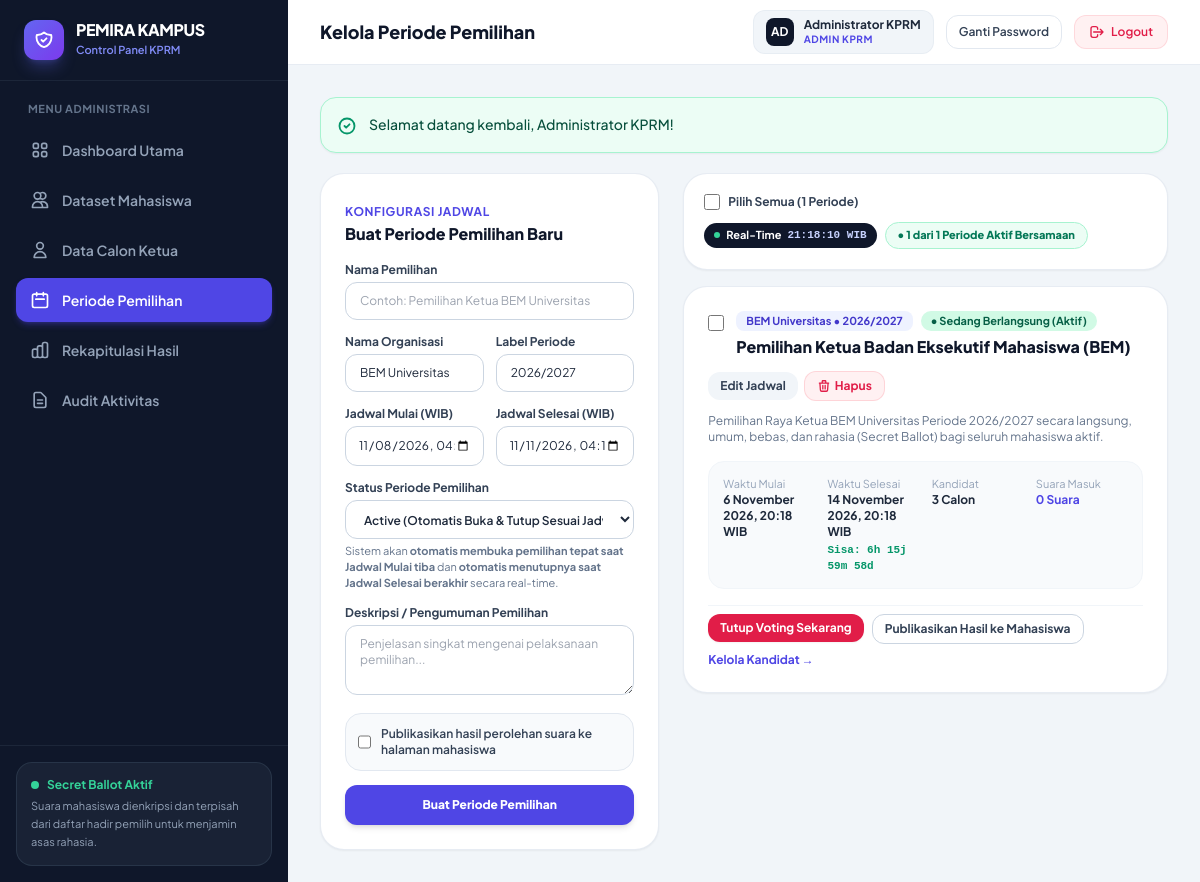
Page /admin/elections (signed in) on the committed database.
### tables this page shows
CREATE TABLE `elections` (
    `id` INT UNSIGNED AUTO_INCREMENT PRIMARY KEY,
    `title` VARCHAR(200) NOT NULL,
    `organization_name` VARCHAR(150) NOT NULL DEFAULT 'BEM Universitas',
    `period_label` VARCHAR(50) NOT NULL DEFAULT '2026/2027',
    `description` TEXT NULL,
    `start_time` DATETIME NOT NULL,
    `end_time` DATETIME NOT NULL,
    `status` ENUM('draft', 'active', 'closed') NOT NULL DEFAULT 'draft',
    `is_result_published` TINYINT(1) NOT NULL DEFAULT 0 COMMENT '1 = Mahasiswa dapat melihat hasil akhir',
    `created_at` DATETIME NOT NULL DEFAULT CURRENT_TIMESTAMP,
    `updated_at` DATETIME NOT NULL DEFAULT CURRENT_TIMESTAMP ON UPDATE CURRENT_TIMESTAMP,
    INDEX `idx_elections_status` (`status`)
);

### app/Views/admin/elections.php (the view, shortened to what the rows shown need)
<div class="grid grid-cols-1 lg:grid-cols-12 gap-6 items-start">
    <div class="lg:col-span-7 space-y-4">
        <?php foreach ($elections as $el): ?>
            <?php
                $tState = \App\Models\Election::getTimeState($el);
                $isEditingThis = ($editElection && (int) $editElection['id'] === (int) $el['id']);
            ?>
            <div class="election-card bg-white rounded-3xl p-5 sm:p-6 border <?= $isEditingThis ? 'border-indigo-500 ring-2 ring-indigo-500/15' : 'border-slate-200/80' ?> shadow-sm transition">
                <div class="flex flex-wrap items-start justify-between gap-3 mb-3">
                    <div class="flex items-start gap-3">
                        <input type="checkbox"
                               value="<?= (int) $el['id'] ?>"
                               data-title="<?= e($el['title']) ?>"
                               onchange="syncElectionSelection()"
                               class="election-checkbox mt-1 w-4 h-4 rounded border-slate-300 text-indigo-600 focus:ring-indigo-500 cursor-pointer">
                        <div>
                            <div class="flex flex-wrap items-center gap-2 mb-1">
                                <span class="px-2.5 py-0.5 rounded-lg bg-indigo-50 text-indigo-700 font-bold text-[11px]">
                                    <?= e($el['organization_name']) ?> &bull; <?= e($el['period_label']) ?>
                                </span>
                                <?php if ($tState['can_vote']): ?>
                                    <span class="px-2.5 py-0.5 rounded-full bg-emerald-100 text-emerald-800 font-bold text-[11px]">
                                        ● <?= e($tState['label']) ?>
                                    </span>
                                <?php elseif ($tState['code'] === 'before_start'): ?>
                                    <span class="px-2.5 py-0.5 rounded-full bg-indigo-100 text-indigo-800 font-bold text-[11px]">
                                        ⏳ <?= e($tState['label']) ?>
                                    </span>
                                <?php else: ?>
                                    <span class="px-2.5 py-0.5 rounded-full bg-slate-100 text-slate-700 font-bold text-[11px]">
                                        <?= e($tState['label']) ?>
                                    </span>
                                <?php endif; ?>
                            </div>
                            <h4 class="text-base font-extrabold text-slate-900"><?= e($el['title']) ?></h4>
                        </div>
                    </div>
                    <div class="flex items-center gap-1.5 shrink-0">
                        <a href="<?= url('/admin/elections?edit_id=' . (int) $el['id']) ?>"
                           class="px-3 py-1.5 rounded-xl bg-slate-100 hover:bg-indigo-50 text-slate-700 hover:text-indigo-700 font-bold text-xs transition">
                            Edit Jadwal
                        </a>
                        <button type="button"
                                onclick='openSingleDeleteElectionModal(<?= json_encode([
                                    "id"         => (int) $el["id"],
                                    "title"      => (string) $el["title"],
                                    "org"        => (string) $el["organization_name"],
                                    "period"     => (string) $el["period_label"],
                                    "candidates" => (int) $el["candidate_count"],
                                    "votes"      => (int) $el["vote_count"],
                                ], JSON_HEX_APOS | JSON_HEX_QUOT) ?>)'
                                class="inline-flex items-center gap-1 px-3 py-1.5 rounded-xl bg-rose-50 hover:bg-rose-100 text-rose-600 border border-rose-200/80 font-bold text-xs transition"
                                title="Hapus Periode Pemilihan">
                            <svg class="w-3.5 h-3.5" fill="none" stroke="currentColor" stroke-width="2.2" viewBox="0 0 24 24">
                                <path stroke-linecap="round" stroke-linejoin="round" d="M19 7l-.867 12.142A2 2 0 0116.138 21H7.862a2 2 0 01-1.995-1.858L5 7m5 4v6m4-6v6m1-10V4a1 1 0 00-1-1h-4a1 1 0 00-1 1v3M4 7h16"/>
                            </svg>
                            <span>Hapus</span>
                        </button>
                    </div>
                </div>
                <?php if (!empty($el['description'])): ?>
                    <p class="text-xs text-slate-500 mb-4"><?= e($el['description']) ?></p>
                <?php endif; ?>
                <div class="grid grid-cols-2 sm:grid-cols-4 gap-3 p-3.5 rounded-2xl bg-slate-50 border border-slate-100 text-xs mb-4">
                    <div>
                        <span class="text-slate-400 block text-[11px]">Waktu Mulai</span>
                        <strong class="text-slate-800"><?= format_indo_datetime($el['start_time']) ?></strong>
                    </div>
                    <div>
                        <span class="text-slate-400 block text-[11px]">Waktu Selesai</span>
                        <strong class="text-slate-800"><?= format_indo_datetime($el['end_time']) ?></strong>
                        <?php if ($tState['can_vote']): ?>
                            <span data-admin-countdown="<?= (int) strtotime((string) $el['end_time']) * 1000 ?>"
                                  class="block font-mono text-[11px] font-extrabold text-emerald-600 mt-0.5">
                            </span>
                        <?php endif; ?>
                    </div>
                    <div>
                        <span class="text-slate-400 block text-[11px]">Kandidat</span>
                        <strong class="text-slate-800"><?= (int) $el['candidate_count'] ?> Calon</strong>
                    </div>
                    <div>
                        <span class="text-slate-400 block text-[11px]">Suara Masuk</span>
                        <strong class="text-indigo-600"><?= (int) $el['vote_count'] ?> Suara</strong>
                    </div>
                </div>
                <div class="flex flex-wrap items-center justify-between gap-2 pt-2 border-t border-slate-100 text-xs">
                    <div class="flex flex-wrap gap-2">
                        <?php if ($el['status'] !== 'active'): ?>
                            <form action="<?= url('/admin/elections/status') ?>" method="POST" class="inline">
                                <?= csrf_field() ?>
                                <input type="hidden" name="id" value="<?= (int) $el['id'] ?>">
                                <input type="hidden" name="status" value="active">
                                <button type="submit" class="px-3 py-1.5 rounded-xl bg-emerald-600 hover:bg-emerald-700 text-white font-bold shadow-sm transition">
                                    Aktifkan Periode
                                </button>
                            </form>
                        <?php else: ?>
                            <form action="<?= url('/admin/elections/status') ?>" method="POST" class="inline">
                                <button type="submit" class="px-3 py-1.5 rounded-xl bg-rose-600 hover:bg-rose-700 text-white font-bold shadow-sm transition">
                                    Tutup Voting Sekarang
                                </button>
                            </form>
                        <?php endif; ?>
                        <form action="<?= url('/admin/elections/publish') ?>" method="POST" class="inline">
                            <button type="submit" class="px-3 py-1.5 rounded-xl border border-slate-300 hover:bg-slate-50 font-bold text-slate-700 transition">
                                <?= ((int) $el['is_result_published'] === 1) ? 'Sembunyikan Hasil dari Mahasiswa' : 'Publikasikan Hasil ke Mahasiswa' ?>
                            </button>
                        </form>
                    </div>
                    <a href="<?= url('/admin/candidates?election_id=' . (int) $el['id']) ?>" class="font-bold text-indigo-600 hover:underline">
                        Kelola Kandidat &rarr;
                    </a>
                </div>
            </div>
        <?php endforeach; ?>
    </div>
</div>

### rows in the picture
elections: organization_name "BEM Universitas", period_label "2026/2027", label "Sedang Berlangsung (Aktif)", title "Pemilihan Ketua Badan Eksekutif Mahasiswa (BEM)", description "Pemilihan Raya Ketua BEM Universitas Periode 2026/2027 secara langsung, umum, bebas, dan rahasia (Secret Ballot) bagi seluruh mahasiswa aktif.", start_time "6 November 2026, 20:18 WIB", end_time "14 November 2026, 20:18 WIB", candidate_count "3", vote_count "0", is_result_published "Publikasikan Hasil ke Mahasiswa"

### other values in the picture
$item['label'] "Dashboard Utama"
$item['label'] "Dataset Mahasiswa"
$item['label'] "Data Calon Ketua"
$item['label'] "Periode Pemilihan"
$item['label'] "Rekapitulasi Hasil"
$item['label'] "Audit Aktivitas"
$title "Kelola Periode Pemilihan"
$authUser['name'] "Administrator KPRM"
$flashSuccess "Selamat datang kembali, Administrator KPRM!"
count($elections) "1"
$activeCount "1"
